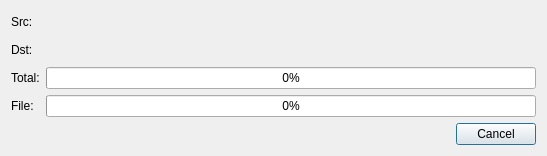
<?xml version="1.0" encoding="UTF-8"?>
<ui version="4.0">
 <class>FileProgressDialog</class>
 <widget class="QDialog" name="FileProgressDialog">
  <property name="geometry">
   <rect>
    <x>0</x>
    <y>0</y>
    <width>547</width>
    <height>156</height>
   </rect>
  </property>
  <property name="windowTitle">
   <string>FlyScp</string>
  </property>
  <layout class="QGridLayout" name="gridLayout">
   <item row="0" column="0">
    <widget class="QLabel" name="label1">
     <property name="text">
      <string>Src:</string>
     </property>
    </widget>
   </item>
   <item row="0" column="1">
    <widget class="QLabel" name="srcFileName">
     <property name="text">
      <string/>
     </property>
    </widget>
   </item>
   <item row="1" column="0">
    <widget class="QLabel" name="label2">
     <property name="text">
      <string>Dst:</string>
     </property>
    </widget>
   </item>
   <item row="1" column="1">
    <widget class="QLabel" name="dstFileName">
     <property name="text">
      <string/>
     </property>
    </widget>
   </item>
   <item row="2" column="0">
    <widget class="QLabel" name="totalLabel">
     <property name="text">
      <string>Total:</string>
     </property>
    </widget>
   </item>
   <item row="2" column="1">
    <widget class="QProgressBar" name="totalProgressBar">
     <property name="value">
      <number>0</number>
     </property>
    </widget>
   </item>
   <item row="3" column="0">
    <widget class="QLabel" name="label4">
     <property name="text">
      <string>File:</string>
     </property>
    </widget>
   </item>
   <item row="3" column="1">
    <widget class="QProgressBar" name="fileProgressBar">
     <property name="maximum">
      <number>100</number>
     </property>
     <property name="value">
      <number>0</number>
     </property>
    </widget>
   </item>
   <item row="4" column="1">
    <layout class="QHBoxLayout" name="horizontalLayout">
     <item>
      <spacer name="horizontalSpacer">
       <property name="orientation">
        <enum>Qt::Horizontal</enum>
       </property>
       <property name="sizeHint" stdset="0">
        <size>
         <width>40</width>
         <height>20</height>
        </size>
       </property>
      </spacer>
     </item>
     <item>
      <widget class="QPushButton" name="cancelButton">
       <property name="text">
        <string>Cancel</string>
       </property>
      </widget>
     </item>
    </layout>
   </item>
  </layout>
 </widget>
 <resources/>
 <connections/>
</ui>
